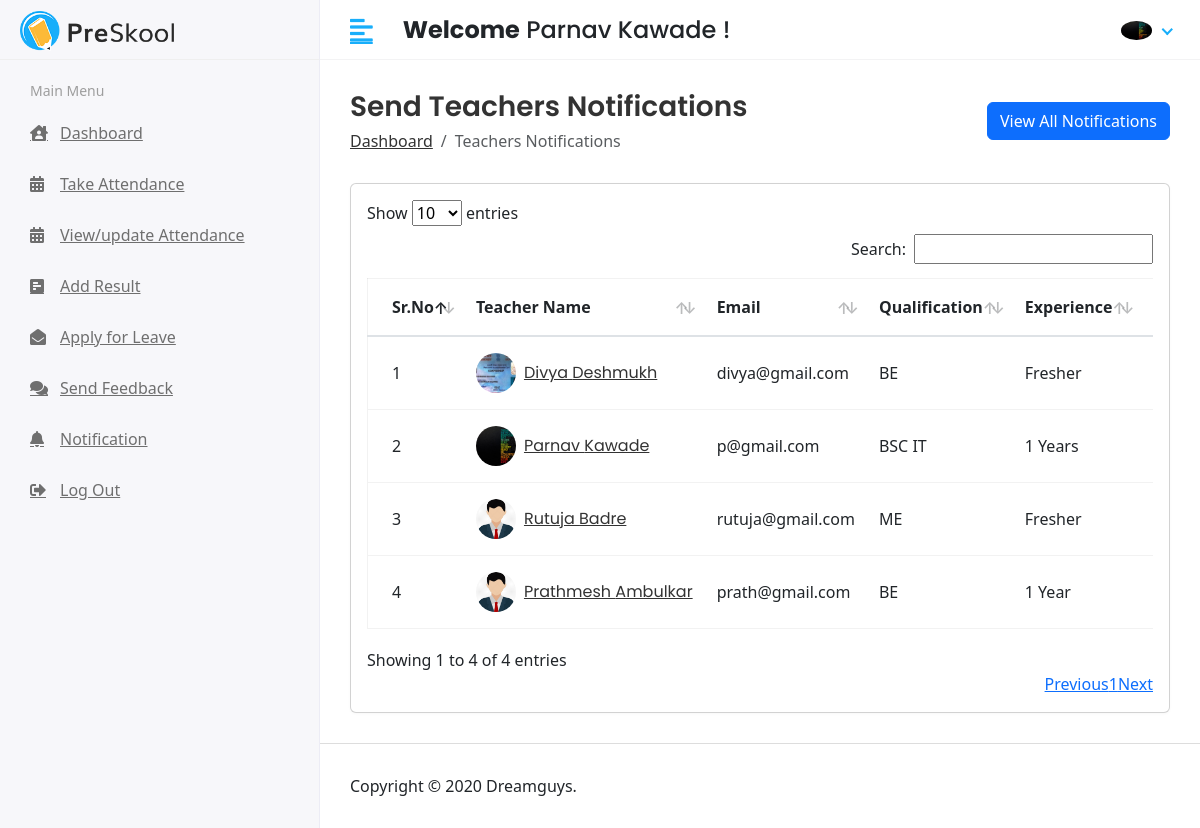
/hod/teacher_notification (signed in), run on the app's committed database.
### app/models.py (models this page shows, shortened)
class CustomUser(AbstractUser):
    USER = (
        (1,'HOD'),
        (2,'TEACHER'),
        (3,'STUDENT'),
    )
    user_type = models.CharField(choices=USER, max_length=50, default=1)
    profile_pic = models.ImageField(upload_to='media/profile_pic')
    dob = models.DateField(max_length=8,default=date.today)
    phone_no = models.CharField(max_length=12)
    address = models.TextField()

class Teacher(models.Model):
    admin = models.OneToOneField(CustomUser, on_delete=models.CASCADE)
    gender = models.CharField(max_length=100)
    qualification = models.CharField(max_length=100)
    experience = models.CharField(max_length=100)
    joining_date = models.DateField(default=date.today)
    created_at = models.DateTimeField(auto_now_add=True)
    updated_at = models.DateTimeField(auto_now=True)

### student_management_systems/Hod_Views.py (the view)
# urls.py: path('hod/teacher_notification',Hod_Views.teacherNotification,name='teacherNotification'),
@login_required(login_url='/')
def teacherNotification(request):
    teacher = Teacher.objects.all()
    seeNotification = Teacher_Notification.objects.all().order_by('-id')
    context = {
        'teacher': teacher,
        'seeNotification': seeNotification
    }
    return render(request, 'Hod/teacher_notification.html', context)

### templates/Hod/teacher_notification.html (shortened to what this page needs)
{% extends "base.html" %}
{% block content %}
<div class="content container-fluid">
    <div class="page-header">
        <div class="row align-items-center">
            <div class="col">
                <h3 class="page-title">Send Teachers Notifications</h3>
                <ul class="breadcrumb">
                    <li class="breadcrumb-item"><a href="#">Dashboard</a></li>
                    <li class="breadcrumb-item active">Teachers Notifications</li>
                </ul>
            </div>
            <div class="col-auto text-right float-right ml-auto">
                <button type="button" class="btn btn-primary" data-bs-toggle="modal" data-bs-target="#exampleModal1">
                    View All Notifications
                </button>
            </div>
        </div>
    </div>
    <div class="row">
        <div class="col-sm-12">
            <div class="card card-table">
                <div class="card-body">
                    <div class="table-responsive">
                        <div id="DataTables_Table_0_wrapper" class="dataTables_wrapper dt-bootstrap4 no-footer">
                            <div class="row">
                                <div class="col-sm-12">
                                    <table id="table_id" class="table table-hover table-center mb-0  no-footer"
                                        id="DataTables_Table_0" role="grid" aria-describedby="DataTables_Table_0_info">
                                        <thead>
                                            <tr role="row">
                                                <th class="sorting_asc" tabindex="0" aria-controls="DataTables_Table_0"
                                                    rowspan="1" colspan="1" aria-sort="ascending"
                                                    aria-label="ID: activate to sort column descending"
                                                    style="width: 15.5px;">Sr.No</th>
                                                <th class="sorting" tabindex="0" aria-controls="DataTables_Table_0"
                                                    rowspan="1" colspan="1"
                                                    aria-label="Name: activate to sort column ascending"
                                                    style="width: 163.4px;">Teacher Name</th>
                                                <th class="sorting" tabindex="0" aria-controls="DataTables_Table_0"
                                                    rowspan="1" colspan="1"
                                                    aria-label="Class: activate to sort column ascending"
                                                    style="width: 42.7px;">Email</th>
                                                <th class="sorting" tabindex="0" aria-controls="DataTables_Table_0"
                                                    rowspan="1" colspan="1"
                                                    aria-label="Gender: activate to sort column ascending"
                                                    style="width: 56.025px;">Qualification </th>
                                                <th class="sorting" tabindex="0" aria-controls="DataTables_Table_0"
                                                    rowspan="1" colspan="1"
                                                    aria-label="Gender: activate to sort column ascending"
                                                    style="width: 10.025px;">Experience</th>
                                                <th class="text-center sorting" tabindex="0"
                                                    aria-controls="DataTables_Table_0" rowspan="1" colspan="1"
                                                    aria-label="Gender: activate to sort column ascending"
                                                    style="width: 10.025px;">Action</th>
                                            </tr>
                                        </thead>
                                        <tbody>
                                            {% for i in teacher %}
                                            <tr role="row" class="odd">
                                                <td class="sorting_1">{{forloop.counter}}</td>
                                                <td>
                                                    <h2 class="table-avatar">
                                                        <a href="" class="avatar avatar-sm mr-2">
                                                            {% if i.admin.profile_pic == "" %}
                                                            <img class="avatar-img rounded-circle"
                                                                src="/media/profile_pic/avtar.jpeg" alt="User Image">
                                                            {% else %}
                                                            <img class="avatar-img rounded-circle"
                                                                src="/{{i.admin.profile_pic}}" alt="User Image">
                                                            {% endif %}
                                                        </a>
                                                        <a href="">{{i.admin.first_name}}
                                                            {{i.admin.last_name}}</a>
                                                    </h2>
                                                </td>
                                                <td>{{i.admin.email}}</td>
                                                <td>{{i.qualification}}</td>
                                                <td>{{i.experience}}</td>
                                                <td>
                                                </td>
                                            </tr>
                                            {% endfor %}
                                        </tbody>
                                    </table>
                                </div>
                            </div>
                        </div>
                    </div>
                </div>
            </div>
        </div>
    </div>
</div>
{% endblock content %}

### templates/includes/header.html (shortened to what this page needs)
{% load static %}
<div class="header">
    <div class="header-left">
        <a href="" class="logo">
            <img src="{% static 'assets/img/logo.png' %}" alt="Logo">
        </a>
    </div>
    <a href="javascript:void(0);" id="toggle_btn">
        <i class="fas fa-align-left"></i>
    </a>
    <div class="top-nav-search mt-3">
        <h4><strong>Welcome</strong><span> {{user.first_name}} {{user.last_name}} !</span></h4>
    </div>
    <ul class="nav user-menu">
        <li class="nav-item dropdown has-arrow">
            <a href="#" class="dropdown-toggle nav-link" data-toggle="dropdown">
                <span class="user-img">
                    {% if user.profile_pic == "" %}
                    <img class="rounded-circle" src="/media/profile_pic/avtar.JPEG" width="31"
                        alt="{{user.first_name}}">
                    {% else %}
                    <img class="rounded-circle" src="/{{user.profile_pic}}" width="31" alt="{{user.first_name}}
                        {{user.last_name}}">
                    {% endif %}</span>
            </a>
        </li>
    </ul>
</div>

### static/assets/css/style.css (style rules this page uses)
html { height: 100%; }
body { background-color: #fff; color: #333; font-family: 'Poppins', sans-serif; font-size: 1rem; height: 100%; line-height: 1.5; overflow-x: hidden; }
h1, h2, h3, h4, h5, h6 { font-family: 'Poppins', sans-serif; margin-top: 0; }
a { color: #009ce7; }
input, button, a { transition: all 0.4s ease; -moz-transition: all 0.4s ease; -o-transition: all 0.4s ease; -ms-transition: all 0.4s ease; -webkit-transition: all 0.4s ease; }
input, input:focus, button, button:focus { outline: none; }
ul, ol { padding: 0px; list-style: none; }
.table { color: #333; max-width: 100%; margin-bottom: 0; width: 100%; }
.table.dataTable { border-collapse: collapse !important; border: 1px solid rgba(0, 0, 0, 0.05); }
table.table td h2 { display: inline-block; font-size: inherit; font-weight: 400; margin: 0; padding: 0; vertical-align: middle; }
table.table td h2.table-avatar { align-items: center; display: inline-flex; font-size: inherit; font-weight: 400; margin: 0; padding: 0; vertical-align: middle; white-space: nowrap; }
table.table td h2 a { color: #333; }
.table thead tr th { font-weight: 600; }
.table tbody tr { border-bottom: 1px solid rgba(0, 0, 0, 0.05); }
.table.table-center td, .table.table-center th { vertical-align: middle; }
.card-table .card-body .table > thead > tr > th { border-top: 0; }
.card-table .card-body .table tr td:first-child, .card-table .card-body .table tr th:first-child { padding-left: 1.5rem; }
.card-table .card-body .table tr td:last-child, .card-table .card-body .table tr th:last-child { padding-right: 1.5rem; }
.card-table .table td, .card-table .table th { border-top: 1px solid #e2e5e8; padding: 1rem 0.75rem; white-space: nowrap; }
.btn-primary { background-color: #FFBC53; border: 1px solid #FFBC53; }
.card { border: 1px solid #ececf5; box-shadow: 0 1px 3px 0 rgba(0, 0, 0, 0.03); margin-bottom: 1.875rem; }
.card-body { padding: 1.5rem; }
.avatar { position: relative; display: inline-block; width: 3rem; height: 3rem }
.avatar > img { width: 100%; height: 100%; -o-object-fit: cover; object-fit: cover; }
.avatar-sm { width: 2.5rem; height: 2.5rem; }
.header { background-color: #fff; border-bottom: 1px solid #f3f3f4; left: 0; position: fixed; right: 0; top: 0; z-index: 1001; height: 60px; }
.header .header-left { float: left; height: 60px; padding: 0 20px; position: relative; width: 320px; z-index: 1; transition: all 0.2s ease-in-out; background-color: #f7f7fa; border-bottom: 1px solid #efefef; border-right: 1px solid #ececf5; display: flex; align-items: center; }
.header .header-left .logo { display: inline-block; line-height: 60px; }
.header .header-left .logo img { max-height: 40px; width: auto; }
.header .dropdown-toggle:after { display: none; }
.header .has-arrow .dropdown-toggle:after { border-top: 0; border-left: 0; border-bottom: 2px solid #18aefa; border-right: 2px solid #18aefa; content: ''; height: 8px; display: inline-block; pointer-events: none; -webkit-transform-origin: 66% 66%; -ms-transform-origin: 66% 66%; transform-origin: 66% 66%; -webkit-transform: rotate(45deg); -ms-transform: rotate(45deg); transform: rotate(45deg); -webkit-transition: all 0.15s ease-in-out; transition: all 0.15s ease-in-out; width: 8px; vertical-align: 0px; }
.user-menu { float: right; margin: 0; position: relative; z-index: 99; padding-right: 15px; }
.user-menu.nav > li > a { color: #a0a0a0; font-size: 14px; line-height: 58px; padding: 0 15px; height: 60px; }
.user-img { margin-right: 3px; position: relative; }
.top-nav-search { float: left; margin-left: 15px; }
.page-wrapper > .content { padding: 1.875rem 1.875rem 0; }
.page-header { margin-bottom: 1.875rem; }
.page-header .breadcrumb { background-color: transparent; color: #6c757d; font-size: 1rem; font-weight: 500; margin-bottom: 0; padding: 0; }
.page-header .breadcrumb a { color: #333; }
.page-title { font-size: 28px; font-weight: 600; color: #333; margin-bottom: 5px; }
@media (min-width: 992px) { #toggle_btn { align-items: center; color: #18aefa; display: inline-flex; float: left; font-size: 26px; height: 60px; justify-content: center; margin-left: 15px; padding: 0 15px; } }

### data on the page
CustomUser: first_name "Parnav", last_name "Kawade", profile_pic (picture)
Teacher: admin.profile_pic (picture), admin.first_name "Divya", admin.last_name "Deshmukh", admin.email "divya@gmail.com", qualification "BE", experience "Fresher"
Teacher: admin.profile_pic (picture), admin.first_name "Parnav", admin.last_name "Kawade", admin.email "p@gmail.com", qualification "BSC IT", experience "1 Years"
Teacher: admin.first_name "Rutuja", admin.last_name "Badre", admin.email "rutuja@gmail.com", qualification "ME", experience "Fresher"
Teacher: admin.first_name "Prathmesh", admin.last_name "Ambulkar", admin.email "prath@gmail.com", qualification "BE", experience "1 Year"
